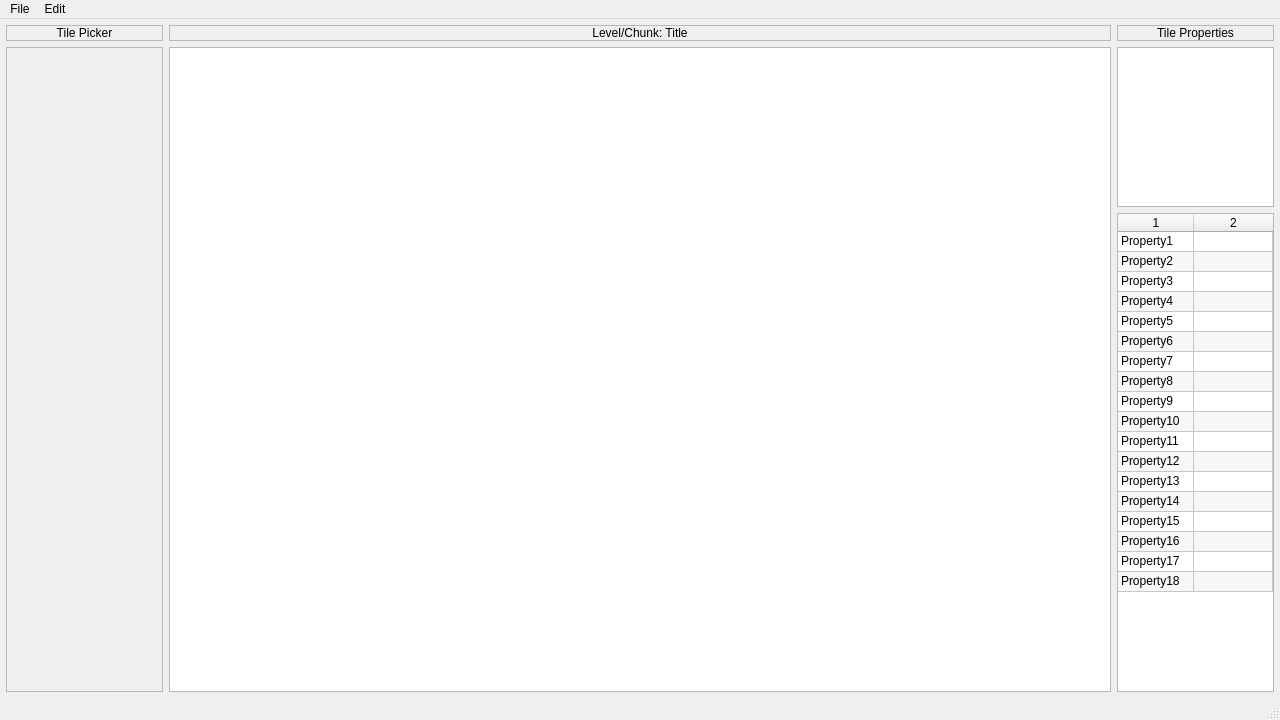
<?xml version="1.0" encoding="UTF-8"?>
<ui version="4.0">
 <class>Caspian</class>
 <widget class="QMainWindow" name="Caspian">
  <property name="geometry">
   <rect>
    <x>0</x>
    <y>0</y>
    <width>1280</width>
    <height>720</height>
   </rect>
  </property>
  <property name="windowTitle">
   <string>Caspian</string>
  </property>
  <widget class="QWidget" name="centralwidget">
   <layout class="QVBoxLayout" name="verticalLayout_2">
    <property name="leftMargin">
     <number>6</number>
    </property>
    <property name="topMargin">
     <number>6</number>
    </property>
    <property name="rightMargin">
     <number>6</number>
    </property>
    <property name="bottomMargin">
     <number>6</number>
    </property>
    <item>
     <layout class="QVBoxLayout" name="verticalLayout_5">
      <item>
       <layout class="QHBoxLayout" name="horizontalLayout" stretch="2,12,2">
        <property name="spacing">
         <number>6</number>
        </property>
        <item>
         <layout class="QVBoxLayout" name="verticalLayout">
          <item>
           <widget class="QLabel" name="pickerLabel">
            <property name="autoFillBackground">
             <bool>true</bool>
            </property>
            <property name="frameShape">
             <enum>QFrame::StyledPanel</enum>
            </property>
            <property name="frameShadow">
             <enum>QFrame::Plain</enum>
            </property>
            <property name="text">
             <string>Tile Picker</string>
            </property>
            <property name="alignment">
             <set>Qt::AlignCenter</set>
            </property>
           </widget>
          </item>
          <item>
           <widget class="QScrollArea" name="scrollArea">
            <property name="frameShadow">
             <enum>QFrame::Raised</enum>
            </property>
            <property name="verticalScrollBarPolicy">
             <enum>Qt::ScrollBarAlwaysOff</enum>
            </property>
            <property name="horizontalScrollBarPolicy">
             <enum>Qt::ScrollBarAlwaysOff</enum>
            </property>
            <property name="widgetResizable">
             <bool>true</bool>
            </property>
            <widget class="QWidget" name="tilePickerWidget">
             <property name="enabled">
              <bool>true</bool>
             </property>
             <property name="geometry">
              <rect>
               <x>0</x>
               <y>0</y>
               <width>153</width>
               <height>631</height>
              </rect>
             </property>
            </widget>
           </widget>
          </item>
         </layout>
        </item>
        <item>
         <layout class="QVBoxLayout" name="verticalLayout_6">
          <item>
           <widget class="QLabel" name="mainLabel">
            <property name="autoFillBackground">
             <bool>true</bool>
            </property>
            <property name="frameShape">
             <enum>QFrame::StyledPanel</enum>
            </property>
            <property name="text">
             <string>Level/Chunk: Title</string>
            </property>
            <property name="alignment">
             <set>Qt::AlignCenter</set>
            </property>
           </widget>
          </item>
          <item>
           <widget class="QGraphicsView" name="mainGraphicsView">
            <property name="frameShadow">
             <enum>QFrame::Raised</enum>
            </property>
           </widget>
          </item>
         </layout>
        </item>
        <item>
         <layout class="QVBoxLayout" name="verticalLayout_4" stretch="0,1,3">
          <property name="spacing">
           <number>6</number>
          </property>
          <item>
           <widget class="QLabel" name="propertiesLabel">
            <property name="autoFillBackground">
             <bool>true</bool>
            </property>
            <property name="frameShape">
             <enum>QFrame::StyledPanel</enum>
            </property>
            <property name="text">
             <string>Tile Properties</string>
            </property>
            <property name="alignment">
             <set>Qt::AlignCenter</set>
            </property>
           </widget>
          </item>
          <item>
           <widget class="QGraphicsView" name="selectedGraphicsView">
            <property name="acceptDrops">
             <bool>false</bool>
            </property>
            <property name="frameShadow">
             <enum>QFrame::Raised</enum>
            </property>
           </widget>
          </item>
          <item>
           <widget class="QTableWidget" name="selectedProperties">
            <property name="autoFillBackground">
             <bool>false</bool>
            </property>
            <property name="frameShadow">
             <enum>QFrame::Raised</enum>
            </property>
            <property name="alternatingRowColors">
             <bool>true</bool>
            </property>
            <property name="rowCount">
             <number>18</number>
            </property>
            <property name="columnCount">
             <number>2</number>
            </property>
            <attribute name="horizontalHeaderVisible">
             <bool>true</bool>
            </attribute>
            <attribute name="horizontalHeaderMinimumSectionSize">
             <number>76</number>
            </attribute>
            <attribute name="horizontalHeaderDefaultSectionSize">
             <number>76</number>
            </attribute>
            <attribute name="horizontalHeaderHighlightSections">
             <bool>true</bool>
            </attribute>
            <attribute name="horizontalHeaderStretchLastSection">
             <bool>true</bool>
            </attribute>
            <attribute name="verticalHeaderVisible">
             <bool>false</bool>
            </attribute>
            <attribute name="verticalHeaderMinimumSectionSize">
             <number>20</number>
            </attribute>
            <attribute name="verticalHeaderDefaultSectionSize">
             <number>20</number>
            </attribute>
            <attribute name="verticalHeaderHighlightSections">
             <bool>false</bool>
            </attribute>
            <attribute name="verticalHeaderStretchLastSection">
             <bool>false</bool>
            </attribute>
            <row/>
            <row/>
            <row/>
            <row/>
            <row/>
            <row/>
            <row/>
            <row/>
            <row/>
            <row/>
            <row/>
            <row/>
            <row/>
            <row/>
            <row/>
            <row/>
            <row/>
            <row/>
            <column/>
            <column/>
            <item row="0" column="0">
             <property name="text">
              <string>Property1</string>
             </property>
            </item>
            <item row="1" column="0">
             <property name="text">
              <string>Property2</string>
             </property>
            </item>
            <item row="2" column="0">
             <property name="text">
              <string>Property3</string>
             </property>
            </item>
            <item row="3" column="0">
             <property name="text">
              <string>Property4</string>
             </property>
            </item>
            <item row="4" column="0">
             <property name="text">
              <string>Property5</string>
             </property>
            </item>
            <item row="5" column="0">
             <property name="text">
              <string>Property6</string>
             </property>
            </item>
            <item row="6" column="0">
             <property name="text">
              <string>Property7</string>
             </property>
            </item>
            <item row="7" column="0">
             <property name="text">
              <string>Property8</string>
             </property>
            </item>
            <item row="8" column="0">
             <property name="text">
              <string>Property9</string>
             </property>
            </item>
            <item row="9" column="0">
             <property name="text">
              <string>Property10</string>
             </property>
            </item>
            <item row="10" column="0">
             <property name="text">
              <string>Property11</string>
             </property>
            </item>
            <item row="11" column="0">
             <property name="text">
              <string>Property12</string>
             </property>
            </item>
            <item row="12" column="0">
             <property name="text">
              <string>Property13</string>
             </property>
            </item>
            <item row="13" column="0">
             <property name="text">
              <string>Property14</string>
             </property>
            </item>
            <item row="14" column="0">
             <property name="text">
              <string>Property15</string>
             </property>
            </item>
            <item row="15" column="0">
             <property name="text">
              <string>Property16</string>
             </property>
            </item>
            <item row="16" column="0">
             <property name="text">
              <string>Property17</string>
             </property>
            </item>
            <item row="17" column="0">
             <property name="text">
              <string>Property18</string>
             </property>
            </item>
            <item row="17" column="1">
             <property name="text">
              <string/>
             </property>
            </item>
           </widget>
          </item>
         </layout>
        </item>
       </layout>
      </item>
     </layout>
    </item>
   </layout>
  </widget>
  <widget class="QMenuBar" name="menubar">
   <property name="enabled">
    <bool>true</bool>
   </property>
   <property name="geometry">
    <rect>
     <x>0</x>
     <y>0</y>
     <width>1280</width>
     <height>22</height>
    </rect>
   </property>
   <widget class="QMenu" name="menuFile">
    <property name="title">
     <string>File</string>
    </property>
    <addaction name="actionNew_Level"/>
    <addaction name="actionOpen_level"/>
    <addaction name="actionImport_chunk"/>
    <addaction name="separator"/>
    <addaction name="actionSave"/>
    <addaction name="actionSave_as"/>
    <addaction name="actionExport"/>
    <addaction name="separator"/>
    <addaction name="actionExit"/>
   </widget>
   <widget class="QMenu" name="menuEdit">
    <property name="title">
     <string>Edit</string>
    </property>
    <addaction name="actionWidth_Height"/>
    <addaction name="separator"/>
    <addaction name="actionPreferences"/>
   </widget>
   <addaction name="menuFile"/>
   <addaction name="menuEdit"/>
  </widget>
  <widget class="QStatusBar" name="statusbar">
   <property name="enabled">
    <bool>true</bool>
   </property>
  </widget>
  <action name="actionNew_Level">
   <property name="checkable">
    <bool>false</bool>
   </property>
   <property name="text">
    <string>New level...</string>
   </property>
  </action>
  <action name="actionOpen_level">
   <property name="text">
    <string>Open level...</string>
   </property>
  </action>
  <action name="actionImport_chunk">
   <property name="text">
    <string>Import chunk...</string>
   </property>
  </action>
  <action name="actionPreferences">
   <property name="text">
    <string>Preferences...</string>
   </property>
  </action>
  <action name="actionSave">
   <property name="text">
    <string>Save</string>
   </property>
  </action>
  <action name="actionSave_as">
   <property name="text">
    <string>Save as...</string>
   </property>
  </action>
  <action name="actionExport">
   <property name="text">
    <string>Export...</string>
   </property>
  </action>
  <action name="actionExit">
   <property name="text">
    <string>Exit</string>
   </property>
  </action>
  <action name="actionWidth_Height">
   <property name="text">
    <string>Width/Height...</string>
   </property>
  </action>
 </widget>
 <resources/>
 <connections/>
</ui>
